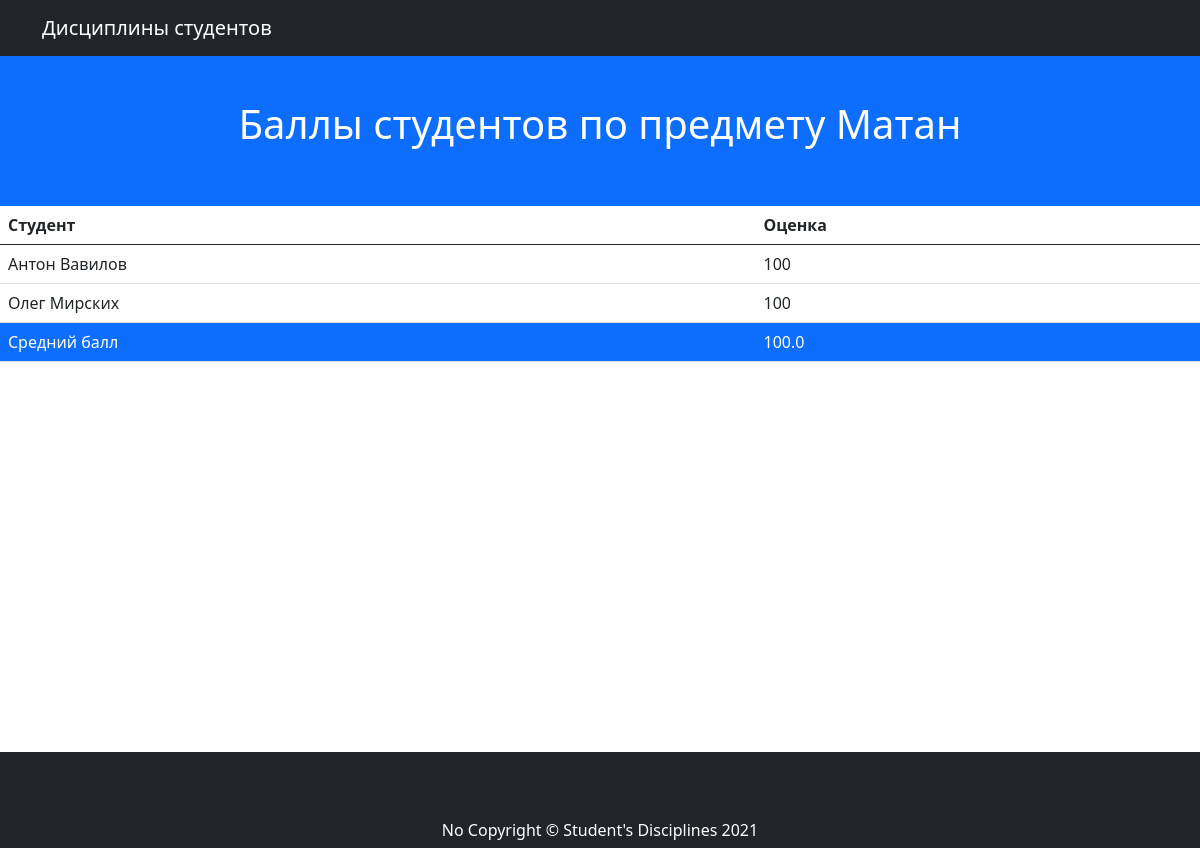
/matan_marks/, run on the app's committed database.
### mainapp/models.py (models this page shows, shortened)
class Discipline(models.Model):
    discipline_name = models.CharField(max_length=255, verbose_name='Название дисциплины')
    slug = models.SlugField(unique=True, default=None)
    def __str__(self):
        return self.discipline_name

class Mark(models.Model):
    student = models.ForeignKey(Student, verbose_name='Студент', on_delete=models.CASCADE)
    discipline = models.ForeignKey(Discipline, verbose_name='Предмет', on_delete=models.CASCADE)
    mark = models.PositiveIntegerField(default=0)

class Student(models.Model):
    group = models.ForeignKey(Group, verbose_name='Группа', on_delete=models.CASCADE)
    first_name = models.CharField(max_length=255, verbose_name='Имя')
    last_name = models.CharField(max_length=255, verbose_name='Фамилия')
    def __str__(self):
        return '{} {}'.format(self.first_name, self.last_name)

### mainapp/views.py (the view)
# urls.py: path('<str:slug>_marks/', MarksManagerByDiscipline.as_view(), name='discipline_marks'),
class MarksManagerByDiscipline(View):
    @staticmethod
    def get(request, **kwargs):
        discipline_slug = kwargs.get('slug')
        discipline = Discipline.objects.get(slug=discipline_slug)
        marks = Mark.objects.filter(discipline=discipline)
        avg_mark_ = marks.values_list('mark', flat=True)
        avg_mark = Query.get_query(avg_mark_, 'Arithmetic')
        context = {
            'discipline': discipline,
            'marks': marks,
            'avg_marks': avg_mark,
        }
        return render(request, 'discipline_marks.html', context)

### mainapp/algorithms.py (called while the page is built)
    def calculate_avg(self, array):
        length = len(array)
        summary = sum(array)
        avg = summary / length
        return avg

    @staticmethod
    def get_query(array, strategy):
        global algorithm
        if strategy == 'Arithmetic':
            algorithm = Arithmetic()
        elif strategy == 'Median':
            algorithm = Median()
        result = algorithm.calculate_avg(array)
        return result

### mainapp/templates/discipline_marks.html
{% extends 'base.html' %}
{% block content %}
<html lang="ru">
  <header class="bg-primary text-white">
      <h1 class="text-center">Баллы студентов по предмету {{ discipline }}</h1>
  </header>
<table class="table">
    <thead>
    <tr class="first-table-row">
        <th scope="col">Студент</th>
        <th scope="col">Оценка</th>
    </tr>
    </thead>
  <tbody>
    {% for i in marks %}
        <tr><td> {{ i.student }} </td>
            <td> {{ i.mark }} </td></tr>
    {% endfor %}
    <tr class="bg-primary text-white">
        <td> Средний балл </td>
        <td> {{ avg_marks }} </td>
    </tr>
  </tbody>
</table>
</html>
{% endblock content %}

### mainapp/templates/base.html (style rules this page uses)
header { padding: 100px 0 50px; }
html { position: relative; min-height: 100%; }
body { margin-bottom: 60px; }

### data on the page
Discipline: discipline_name "Матан"
Mark: student "Антон Вавилов", mark "100"
Mark: student "Олег Мирских", mark "100"

### other printed values
{{ avg_marks }} "100.0"
